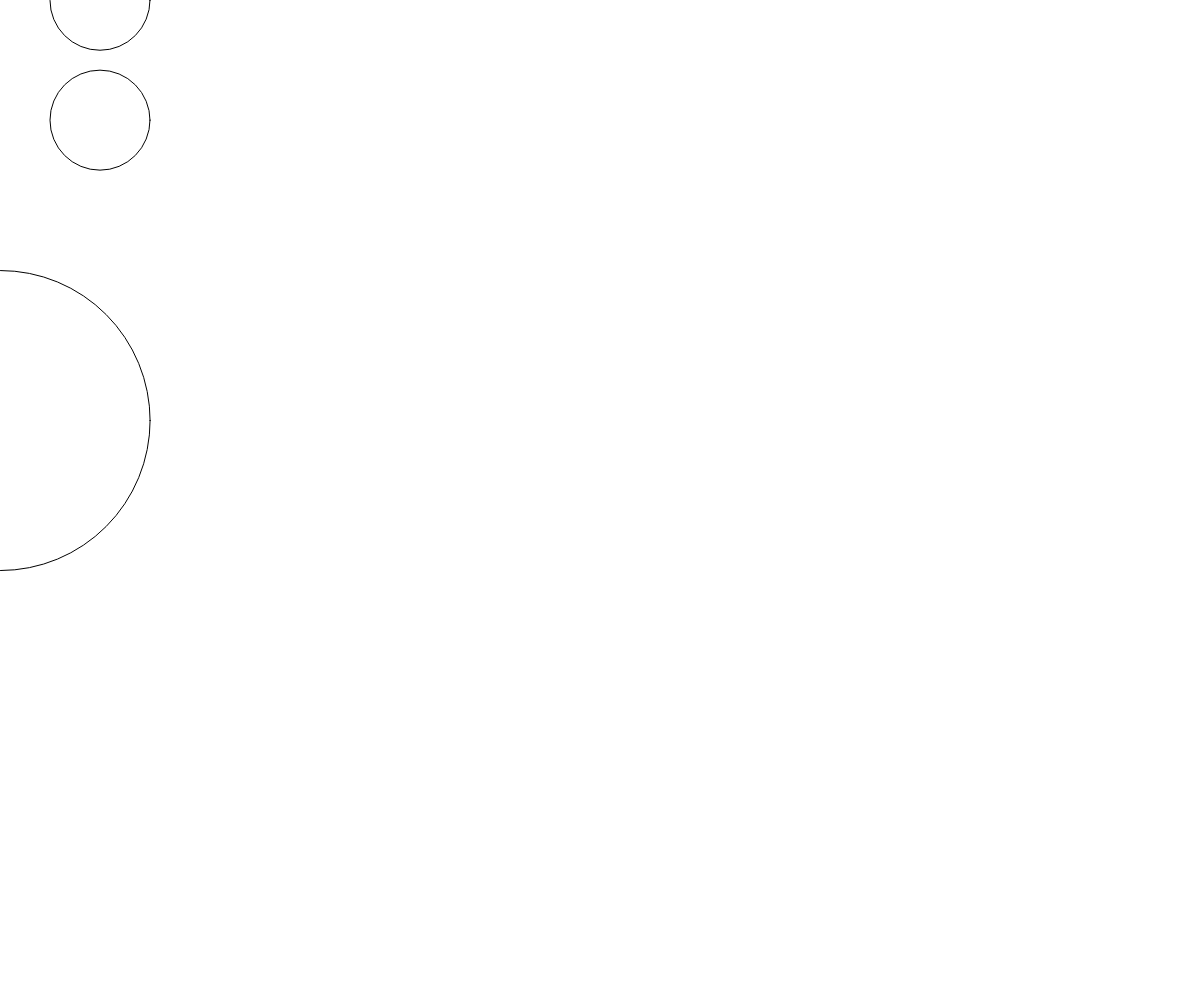
Frame 1 (no input)
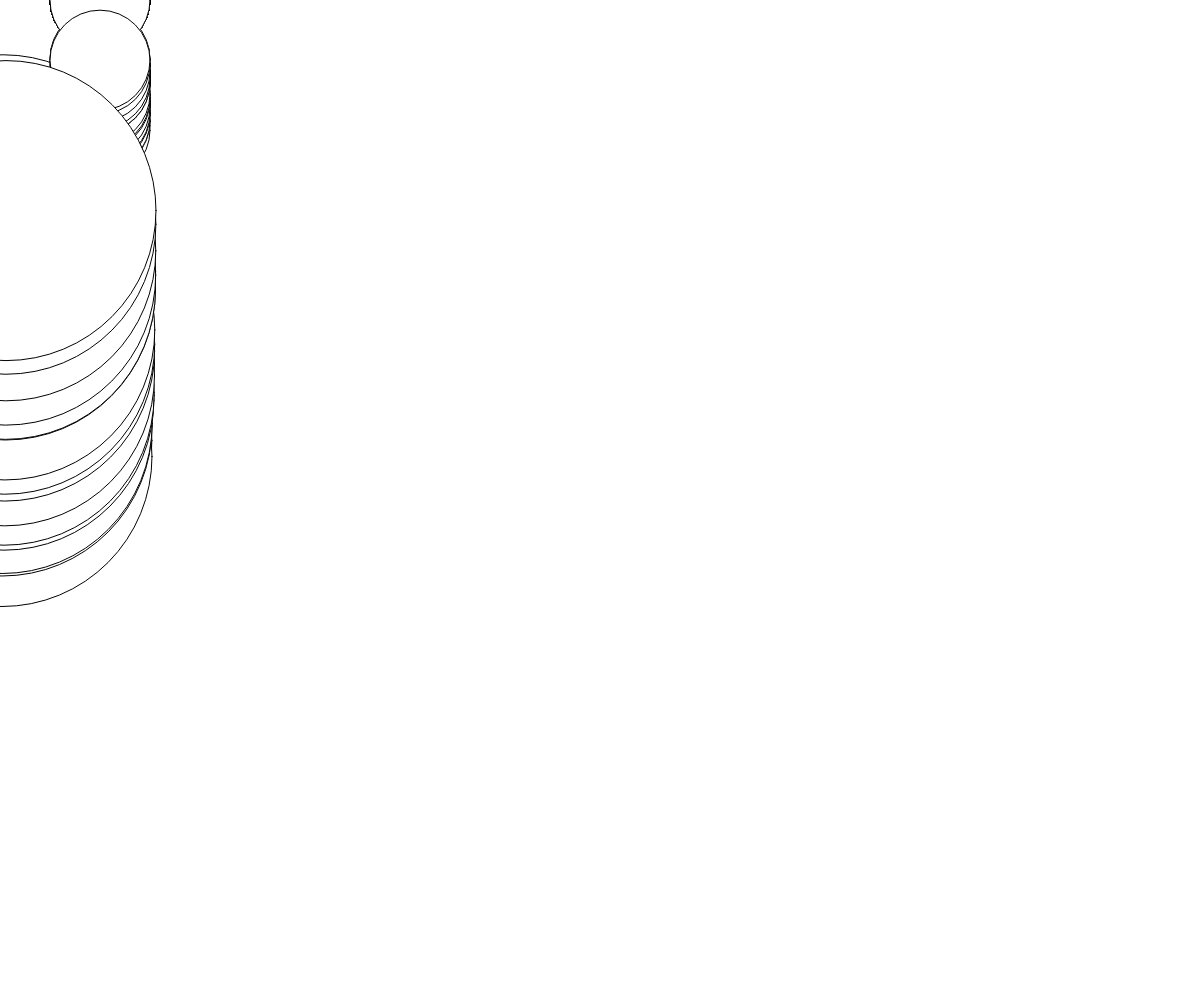
Frame 60 (no input)
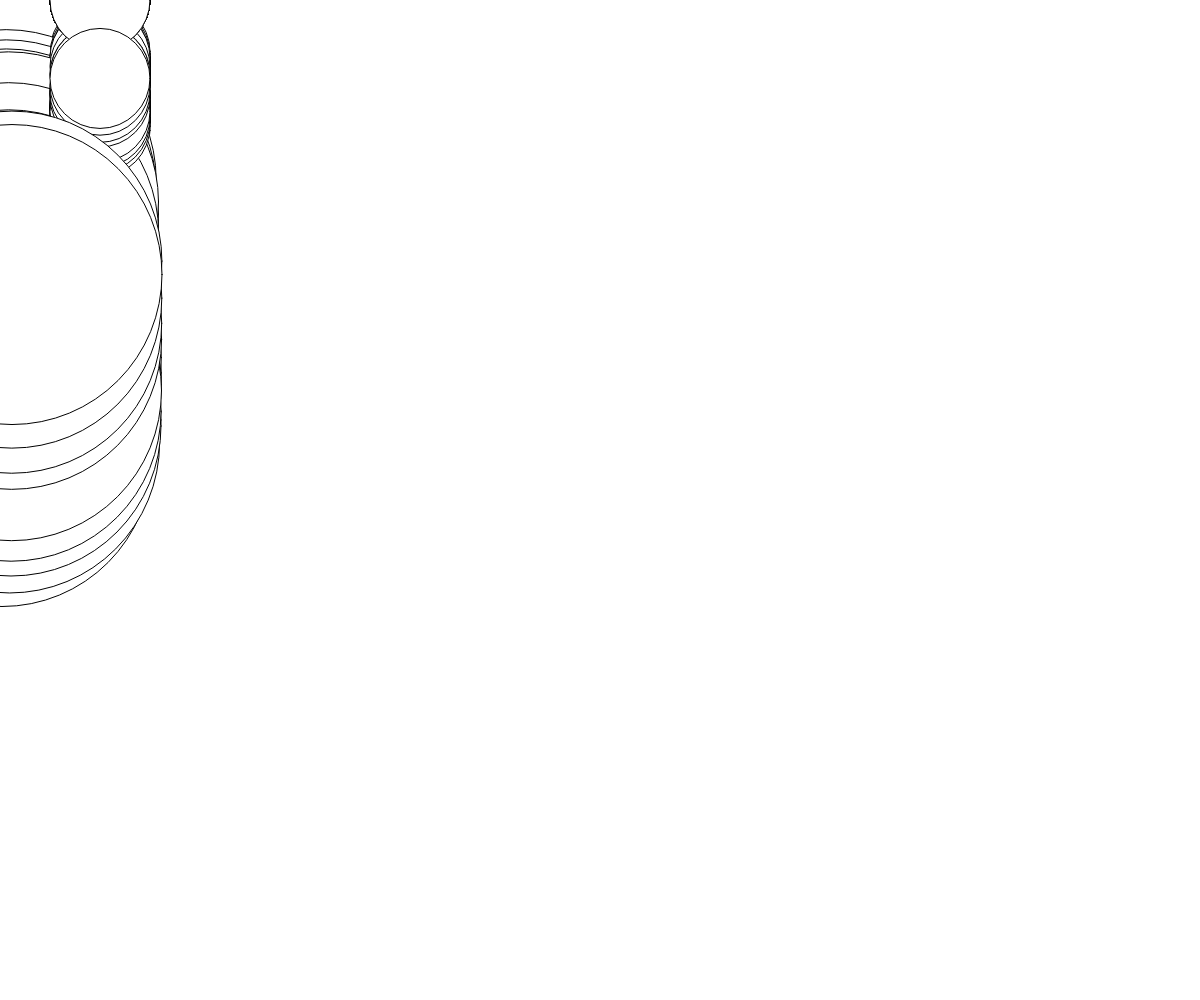
Frame 120 (the mouse pressed at the canvas centre since frame 60)

The p5.js sketch that drew these frames (run headless with seeded random() and noise() and a simulated clock; from frame 60 on, the mouse is pressed at the canvas centre):

// p5.js sketch
// ── sketch.js
 let t = 0, speed = 0.1;

function setup() {
  createCanvas(windowWidth, windowHeight);
  
}

function draw() {
// noise()
// random()
  noise(100)
  circle(100,noise(100),100)
 
  let v = noise(t);   // 平滑变化
  t = t + speed;      // 
  circle(100,noise(t)*200,100)
  circle(t,noise(t)*700,300)
}
